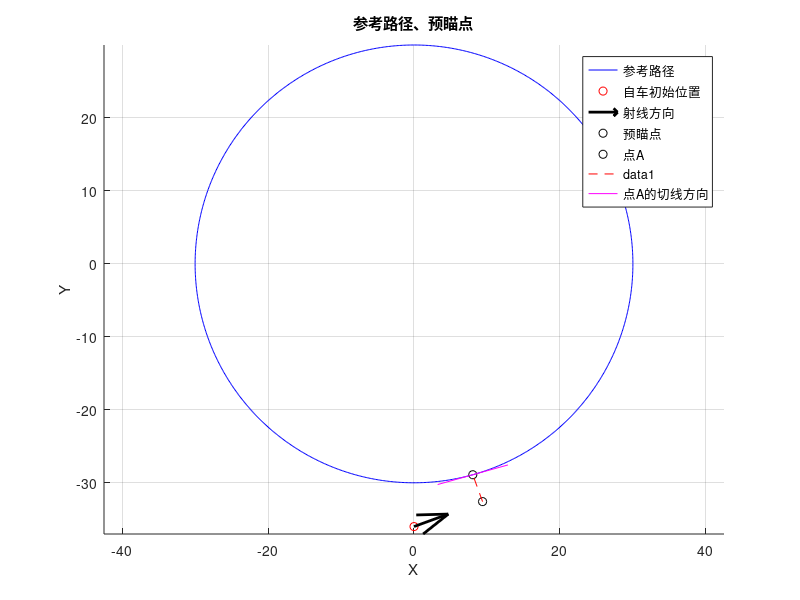

Write the MATLAB code that produced this figure. (Note: this script raises an error after producing the figure.)
close all; clc;

% 定义参数
r = 30; % 圆的半径
x0 = 0; % 圆心的x坐标
y0 = 0; % 圆心的y坐标
x_ = 0;
y_ = -36;
psi_ = pi / 9.0;
L = 10;
% 计算 x 坐标的增量
delta_x = L / sqrt(1 + tan(psi_)^2);
% 预瞄点的x坐标
x_preview = x_ + delta_x;
% 预瞄点的y坐标
y_preview = y_ + tan(psi_) * delta_x;

% 计算与航向角方向垂直直线的方程
psi = psi_;
if abs(abs(psi) - 0) < 1e-10 || abs(abs(psi) - pi) < 1e-10
    % 当航向角接近 0 或 π 时，垂直直线为 x = x_preview
    % 代入圆的方程 (x - x0)^2 + (y - y0)^2 = r^2 求解 y
    % 得到 (x_preview - x0)^2 + (y - y0)^2 = r^2
    % 进而 y = y0 ± sqrt(r^2 - (x_preview - x0)^2)
    discriminant = r^2 - (x_preview - x0)^2;
    if discriminant < 0
        error('直线与圆无交点');
    elseif discriminant == 0
        % 直线与圆相切，只有一个交点
        y_intersection = y0;
        intersections = [x_preview, y_intersection];
    else
        % 直线与圆相交，有两个交点
        y_intersection1 = y0 + sqrt(discriminant);
        y_intersection2 = y0 - sqrt(discriminant);
        intersections = [x_preview, y_intersection1; x_preview, y_intersection2];
    end
elseif abs(abs(psi) - pi/2) < 1e-10 || abs(abs(psi) - 3*pi/2) < 1e-10
    % 当航向角接近 π/2 或 3π/2 时，垂直直线为 y = y_preview
    % 代入圆的方程 (x - x0)^2 + (y - y0)^2 = r^2 求解 x
    % 得到 (x - x0)^2 + (y_preview - y0)^2 = r^2
    % 进而 x = x0 ± sqrt(r^2 - (y_preview - y0)^2)
    discriminant = r^2 - (y_preview - y0)^2;
    if discriminant < 0
        error('直线与圆无交点');
    elseif discriminant == 0
        % 直线与圆相切，只有一个交点
        x_intersection = x0;
        intersections = [x_intersection, y_preview];
    else
        % 直线与圆相交，有两个交点
        x_intersection1 = x0 + sqrt(discriminant);
        x_intersection2 = x0 - sqrt(discriminant);
        intersections = [x_intersection1, y_preview; x_intersection2, y_preview];
    end
else
    % 一般情况，计算垂直直线的斜率
    perpendicular_slope = -1 / tan(psi);
    % 计算过预瞄点且与航向角方向垂直的直线方程
    % 直线方程为 y - y_preview = perpendicular_slope * (x - x_preview)
    % 联立圆的方程 (x - x0)^2 + (y - y0)^2 = r^2 求解交点

    % 将直线方程变形为 y = perpendicular_slope * (x - x_preview) + y_preview
    % 代入圆的方程得 (x - x0)^2 + (perpendicular_slope * (x - x_preview) + y_preview - y0)^2 = r^2
    % 展开并整理为关于 x 的一元二次方程：aa*x^2 + bb*x + cc = 0
    aa = 1 + perpendicular_slope^2;
    bb = -2 * x0 + 2 * perpendicular_slope * (y_preview - y0 - perpendicular_slope * x_preview);
    cc = x0^2 + (y_preview - y0 - perpendicular_slope * x_preview)^2 - r^2;

    % 求解一元二次方程
    discriminant = bb^2 - 4 * aa * cc;
    if discriminant < 0
        error('直线与圆无交点');
    elseif discriminant == 0
        % 直线与圆相切，只有一个交点
        x_intersection = -bb / (2 * aa);
        y_intersection = perpendicular_slope * (x_intersection - x_preview) + y_preview;
        intersections = [x_intersection, y_intersection];
    else
        % 直线与圆相交，有两个交点
        x_intersection1 = (-bb + sqrt(discriminant)) / (2 * aa);
        y_intersection1 = perpendicular_slope * (x_intersection1 - x_preview) + y_preview;
        x_intersection2 = (-bb - sqrt(discriminant)) / (2 * aa);
        y_intersection2 = perpendicular_slope * (x_intersection2 - x_preview) + y_preview;
        intersections = [x_intersection1, y_intersection1; x_intersection2, y_intersection2];
    end
end

% 计算每个交点到预瞄点的距离
distances = sqrt((intersections(:, 1) - x_preview).^2 + (intersections(:, 2) - y_preview).^2);

% 找到距离最近的交点
[~, min_index] = min(distances);
nearest_point_x = intersections(min_index, 1);
nearest_point_y = intersections(min_index, 2);
x_A = nearest_point_x;
y_A = nearest_point_y;

% 计算点A的航向角
tangent_slope = - (x_A - x0) / (y_A - y0); % 切线斜率
heading_angle = atan(tangent_slope); % 航向角（弧度）
heading_angle_deg = rad2deg(heading_angle); % 航向角（度）

% 输出结果
fprintf('点A的坐标为 (%f, %f)\n', x_A, y_A);
fprintf('点A的航向角为 %f 度\n', heading_angle_deg);

% 绘图
% 绘制圆形路径
t = linspace(0, 2*pi, 1000);
x_circle = r * sin(t) + x0;
y_circle = - r * cos(t) + y0;
figure; hold on;
plot(x_circle, y_circle, 'b', 'DisplayName', '参考路径');

% 绘制自车初始位置
plot(x_, y_, 'ro', 'DisplayName', '自车初始位置');
quiver_len = 5;
quiver(x_, y_, cos(psi_) * quiver_len, sin(psi_) * quiver_len, 0, 'color', 'k', 'LineWidth', 2, 'MaxHeadSize', 0.5, 'DisplayName', '射线方向');

% 绘制预瞄点
plot(x_preview, y_preview, 'ko', 'DisplayName', '预瞄点');

% 绘制点A
plot(x_A, y_A, 'ko', 'DisplayName', '点A');

% 绘制过预瞄点平行于y轴的直线
line([x_preview, x_A], [y_preview, y_A], 'Color', 'r', 'LineStyle', '--');

% 绘制点A的切线方向
tangent_length = 5; % 切线长度
x_tangent = [x_A - tangent_length * cos(heading_angle), x_A + tangent_length * cos(heading_angle)];
y_tangent = [y_A - tangent_length * sin(heading_angle), y_A + tangent_length * sin(heading_angle)];
plot(x_tangent, y_tangent, 'm-', 'DisplayName', '点A的切线方向');

% 设置图形属性
axis equal;
xlabel('X');
ylabel('Y');
title('参考路径、预瞄点');
legend;
grid on;

% 预瞄点的偏差
e_d_L = -sqrt((x_preview-x_A)^2+ (y_preview-y_A)^2);
e_psi_L = psi_-heading_angle;
fprintf('预瞄点的实际偏差:\n');
[e_d_L, rad2deg(e_psi_L)]

% 质心的偏差
X = x_;
Y = y_;
PSI_ = psi_;
vx = 8.333;
vy = 0.0;
dPSI_ = 0.0;
s = x_circle;
d = y_circle;
curvature = ones(size(s)) / r;
[kr, err] = error_calc(X, Y, PSI_, vx, vy, dPSI_, s, d, t, curvature);
fprintf('质心的实际偏差:\n');
e_d = err(1);
e_psi = err(3);
[e_d, rad2deg(e_psi)]

% 用质心的偏差近似计算预瞄点的偏差
e_d_L_ = e_d + e_psi * L - 0.5 * kr * L^2;
% e_d_L_ = e_d + e_psi * L;
e_psi_L_ = e_psi - kr * L;
fprintf('用质心的实际偏差估算得到的预瞄点偏差:\n');
[e_d_L_, rad2deg(e_psi_L_)]